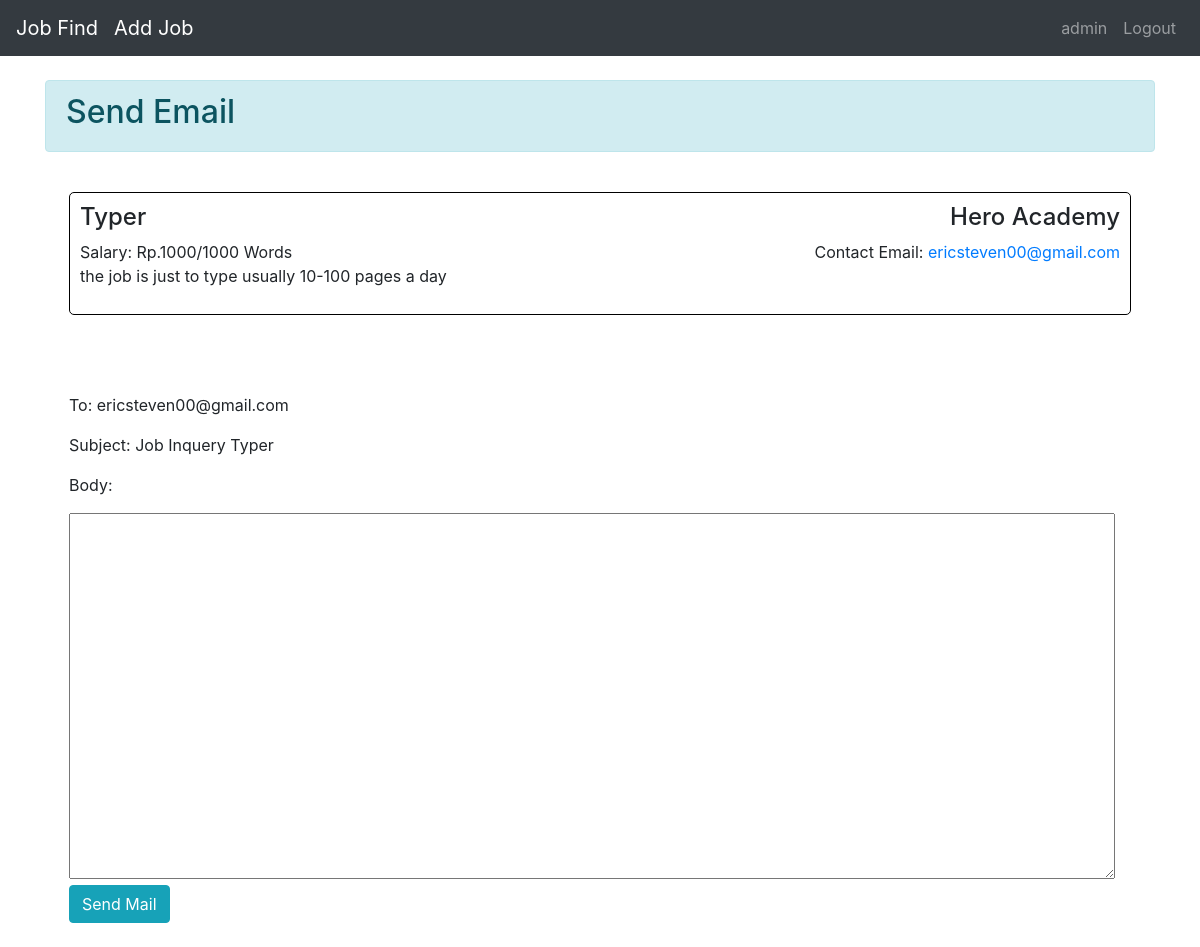
The app's page /email/1 (signed in) with its own data.
### work_app/models.py (models this page shows, shortened)
class jobs(models.Model):
    level_choices = [
        ('E', 'Entry-Level'),
        ('S', 'Senior-Level'),
        ('V', 'VP-Level'),
    ]
    user  = models.ForeignKey(User, on_delete= models.CASCADE,null=False)
    position= models.CharField(max_length=100)
    level= models.CharField(max_length=30 , choices=level_choices)
    salary = models.CharField(max_length=50)
    description = models.TextField(null=True, blank=True)
    company = models.CharField(max_length=50)
    contact_email =models.CharField(max_length=50)

### work_app/views.py (the view)
# urls.py: path('email/<int:id>', email_job),
def email_job(request, id):
    job = jobs.objects.get(pk=id)
    return render(request , 'email_send.html' , context={'job' : job})

### work_app/templates/email_send.html (shortened to what this page needs)
{% extends 'base.html' %}
{% block content %}
<div class="container pt-4">
    <div class="alert alert-info">
        <h2>Send Email</h2>
    </div>
    <div class="p-4">
        <div class="jobs">
            <h4>{{job.position}}</h4>
            <h4 class="jobs-right">{{job.company}}</h4>
            <br>
            <div class="jobs-container">
                <span>Salary: {{job.salary}}</span>
                <span class="jobs-right">
                    Contact Email: <a href="/email/{{job.id}}" title="Email">{{job.contact_email}}</a>
                </span>
            </div>
            <p class="jobs-desc">{{job.description}}</p>
        </div>
    </div>
    <div class="p-4">
        <form action="/email-sent/{{job.id}}" method="POST">
            <p>To:  {{job.contact_email}}</p>
            <p>Subject: Job Inquery {{job.position}}</p>
            <p>Body:</p>
            <textarea name="body" rows="15" cols="100"></textarea><br>
            <input type="submit" value="Send Mail" class="btn btn-info">
        </form>
    </div>
</div>
{% endblock %}

### work_app/templates/base.html (shortened to what this page needs)
<!doctype html>
<html lang="en">
<head>
    <link rel="stylesheet" href="https://cdn.jsdelivr.net/npm/bootstrap@4.5.3/dist/css/bootstrap.min.css"
>
</head>
<body>
    <nav class="navbar navbar-expand-lg  navbar-dark bg-dark">
        <a class="navbar-brand" href="/">Job Find</a>
        <a class="navbar-brand" href="/add_job">Add Job</a>
        <div class="collapse navbar-collapse" id="navbarNav">
            <ul class="navbar-nav ml-auto">
                {% if request.user.is_authenticated %}
                <li class="nav-item">
                    <a class="nav-link" href="/show-profile/">{{request.user}}</a>
                </li>
                <li class="nav-item">
                    <a class="nav-link" href="/logout">Logout</a>
                </li>
                {% endif %}
            </ul>
        </div>
    </nav>
    <div>
        {% block content %}
        {% endblock %}
    </div>
</body>
</html>

### work_app/templates/base.html (style rules this page uses)
.jobs { padding: 10px; border: 1px solid black; border-radius: 5px; margin-bottom: 30px; }
.jobs h4 { display: inline-block; }
.jobs-right { float: right; }
.jobs-desc { white-space: pre-wrap; }

### records on screen
jobs: position "Typer", company "Hero Academy", salary "Rp.1000/1000 Words", contact_email "ericsteven00@gmail.com", description "the job is just to type usually 10-100 pages a day"

### other values on screen
{{ request.user }} "admin"
